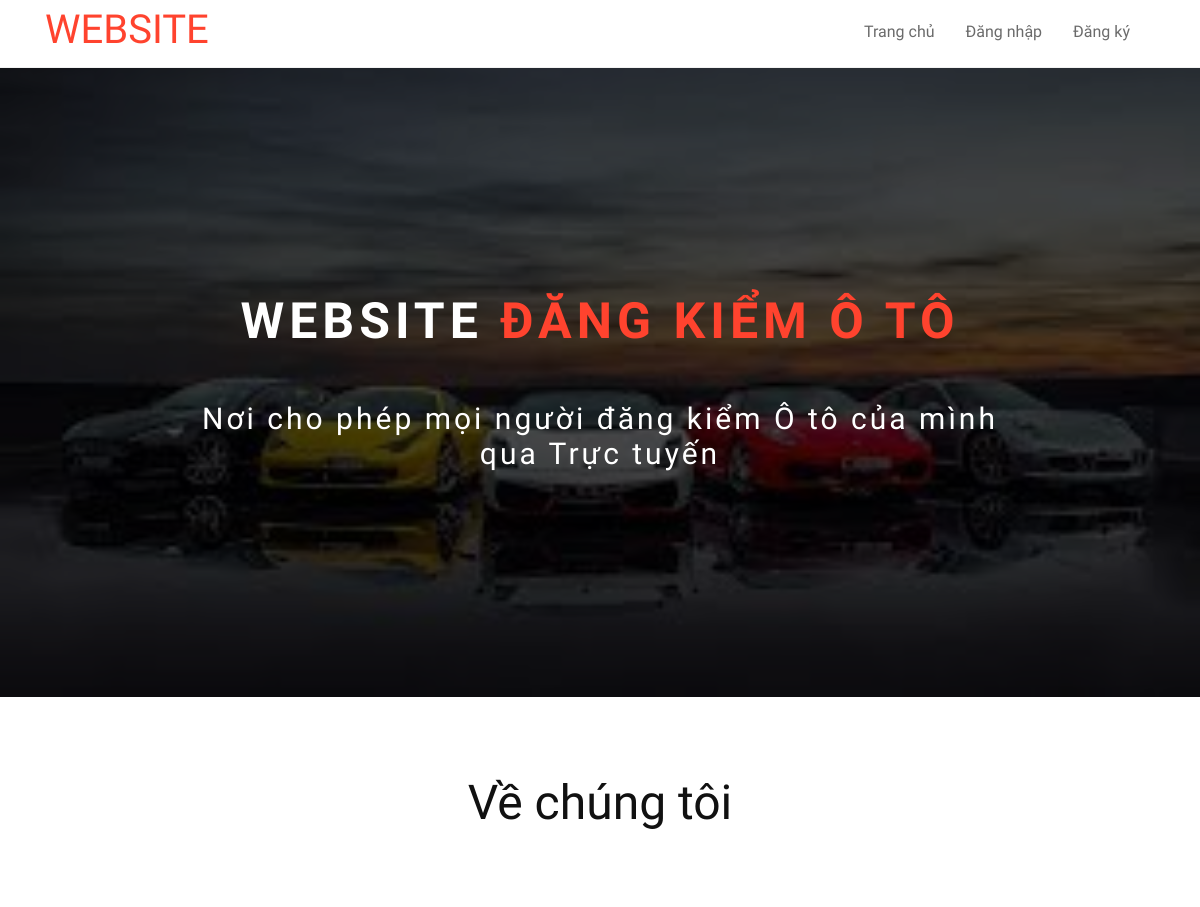
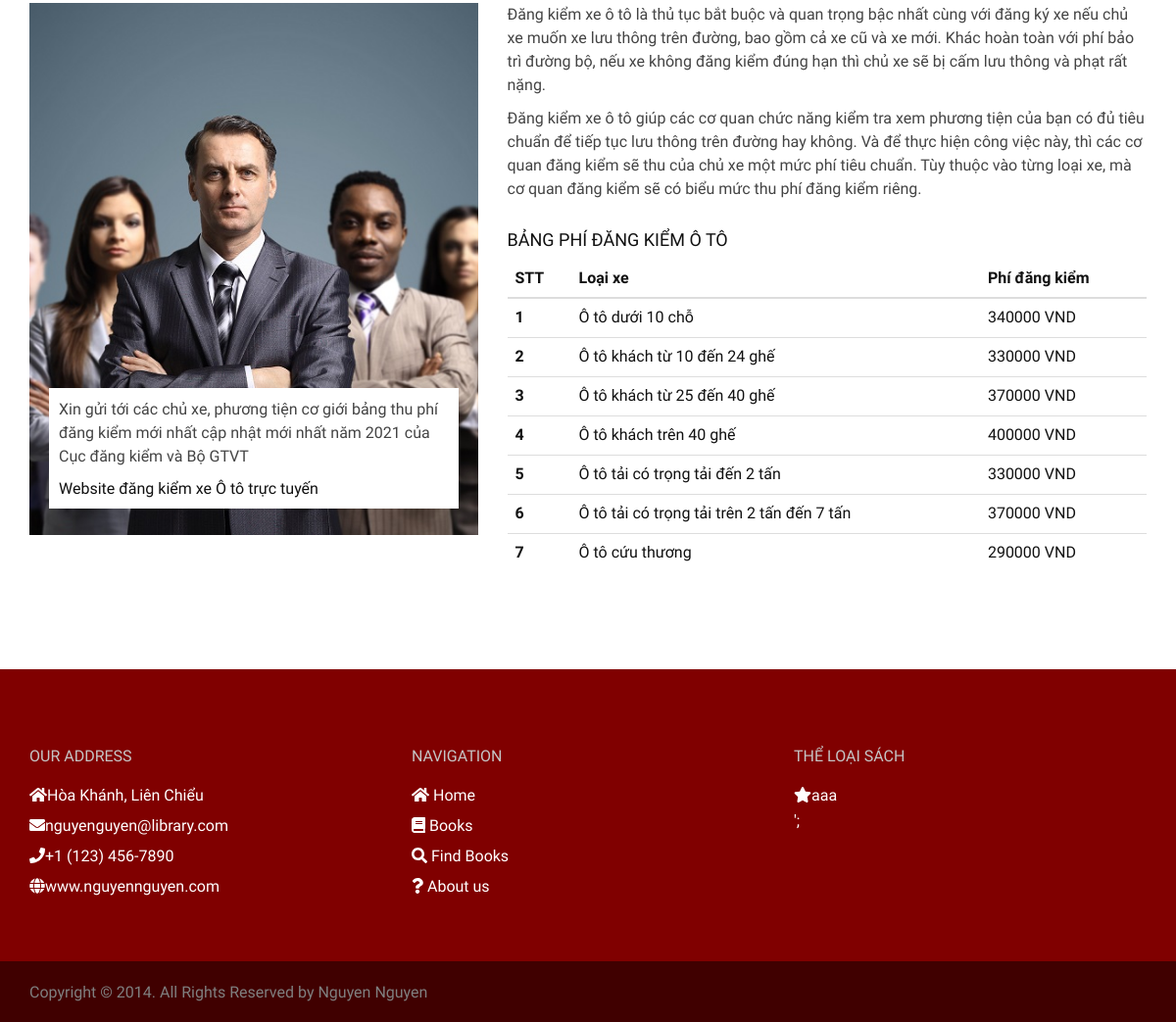
The page / on the database its author committed (2 pictures, top to bottom).
### tables this page shows
CREATE TABLE `loaixe` (
  `id` int(11) NOT NULL,
  `tenloaixe` varchar(250) NOT NULL,
  `giadangkiem` int(11) NOT NULL
);

### index.php (the view, shortened to what this page needs)
<!DOCTYPE html>
<html lang="en">
<head>
   <?php include('inc/head.php')?>
</head>
<body>
    <header class="clearfix">
    <?php include('inc/header.php')?>
    </header>
    <div class="banner">
        <div class="overlay">
            <div class="container">
                <div class="intro-text">
                    <h1>Website <span>Đăng Kiểm Ô Tô</span></h1>
                    <p>Nơi cho phép mọi người đăng kiểm Ô tô của mình<br> qua Trực tuyến</p>
                </div>
            </div>
        </div>
    </div>
    <section id="about-section" class="about-section">
      <div class="container">
          <div class="row">
              <div class="col-md-12">
                  <div class="section-title text-center wow fadeInDown" data-wow-duration="2s" data-wow-delay="50ms">
                      <h2>Về chúng tôi</h2>
                  </div>
              </div>
          </div>
          <div class="row">
             <div class="col-md-5">
                 <div class="about-img">
                     <img src="asset/images/corporate1.jpg" class="img-responsive" alt="About images">
                     <div class="head-text">
                         <p>Xin gửi tới các chủ xe, phương tiện cơ giới bảng thu phí đăng kiểm mới nhất cập nhật mới nhất năm 2021 của Cục đăng kiểm và Bộ GTVT</p>
                         <span>Website đăng kiểm xe Ô tô trực tuyến</span>
                     </div>
                 </div>
             </div>
             <div class="col-md-7">
                 <div class="about-text">
                     <p>Đăng kiểm xe ô tô là thủ tục bắt buộc và quan trọng bậc nhất cùng với đăng ký xe nếu chủ xe muốn xe lưu thông trên đường, bao gồm cả xe cũ và xe mới. Khác hoàn toàn với phí bảo trì đường bộ, nếu xe không đăng kiểm đúng hạn thì chủ xe sẽ bị cấm lưu thông và phạt rất nặng.</p>
                     <p>Đăng kiểm xe ô tô giúp các cơ quan chức năng kiểm tra xem phương tiện của bạn có đủ tiêu chuẩn để tiếp tục lưu thông trên đường hay không. Và để thực hiện công việc này, thì các cơ quan đăng kiểm sẽ thu của chủ xe một mức phí tiêu chuẩn. Tùy thuộc vào từng loại xe, mà cơ quan đăng kiểm sẽ có biểu mức thu phí đăng kiểm riêng.</p>
                 </div>
                 <div class="about-list">
                     <h4>Bảng phí đăng kiểm ô tô</h4>
                     <table class="table">
                        <thead>
                            <tr>
                            <th scope="col">STT</th>
                            <th scope="col">Loại xe</th>
                            <th scope="col">Phí đăng kiểm</th>
                            </tr>
                        </thead>
                        <tbody>
                        <?php
                         $query = "SELECT * FROM loaixe";
                         $result = mysqli_query($connect, $query);
                         $stt = 1;
                         while ($arUser = mysqli_fetch_array($result, MYSQLI_ASSOC)) {
                        ?>
                            <tr>
                            <th scope="row"><?php echo $stt ?></th>
                            <td><?php echo $arUser["tenloaixe"] ?></td>
                            <td><?php echo $arUser["giadangkiem"] ?> VND</td>
                            </tr>
                            <?php $stt++;} ?>
                        </tbody>
                        </table>
                 </div>
             </div>
          </div>
      </div>
  </section>
  <?php include('inc/footer.php')?>
</body>
</html>

### asset/css/lightbox.css (style rules this page uses)
body:after { content: url(../images/close.png) url(../images/loading.gif) url(../images/prev.png) url(../images/next.png); display: none; }

### asset/css/style.css (style rules this page uses)
body { font-family: 'PT Sans Narrow', Arial, sans-serif; font-size: 16px; color: #111; line-height: 21px; -webkit-font-smoothing: antialiased !important; -moz-osx-font-smoothing: grayscale !important; text-rendering: optimizeLegibility !important; font-smoothing: antialiased !important; vertical-align: baseline; }
p { font-size: 16px; font-weight: 400; color: #444; line-height: 1.5em; }
img { width: 100%; }
h1, h2, h3, h4, h5, h6 { font-family: 'Oswald', Arial, sans-serif; font-weight: 400; text-transform: uppercase; margin-top: 0; margin-bottom: 0; }
.section-title { margin-bottom: 80px; }
.section-title h2 { color: #111; font-size: 48px; font-family: 'PT Sans Narrow', Arial, sans-serif; text-transform: none; }
.banner { text-align: center; color: #fff; background: url(../images/images.jpg) no-repeat; background-attachment: scroll; background-position: center center; -webkit-background-size: cover; -moz-background-size: cover; -o-background-size: cover; background-size: cover; }
.banner .overlay { background: rgba(0, 0, 0, 0.7); width: 100%; height: 100%; }
.intro-text { position: relative; padding: 20% 0 15% 0; }
.banner .intro-text h1 { font-size: 50px; font-weight: 700; line-height: 50px; letter-spacing: 5px; margin-bottom: 55px; -webkit-animation: bounceIn; -moz-animation: rubberBand; -o-animation: bounceIn; animation: bounceIn; -webkit-animation-duration: 2s; -moz-animation-duration: 2s; -o-animation-duration: 2s; animation-duration: 2s; font-family: 'Oswald', sans-serif; }
.banner .intro-text h1 span { color: #ff432e; }
.banner .intro-text p { color: #fff; font-size: 30px; font-weight: 300; line-height: 35px; letter-spacing: 3px; margin-bottom: 55px; -webkit-animation: bounceInLeft; -moz-animation: fadeInLeft; -o-animation: fadeInLeft; animation: bounceLeft; -webkit-animation-duration: 2s; -moz-animation-duration: 2s; -o-animation-duration: 2s; animation-duration: 2s; }
#about-section { padding-top: 80px; padding-bottom: 80px; //background: url(../images/parallax/bg-01.jpg) no-repeat; background-size: cover; background-position: center; }
.about-img { position: relative; }
.about-img .head-text { position: absolute; left: 0; bottom: 5%; background: #fff; padding: 10px; margin-left: 20px; margin-right: 20px; }
.about-list h4 { margin-top: 30px; margin-bottom: 10px; }

### rows shown on the page
loaixe: tenloaixe "Ô tô dưới 10 chỗ", giadangkiem "340000"
loaixe: tenloaixe "Ô tô khách từ 10 đến 24 ghế", giadangkiem "330000"
loaixe: tenloaixe "Ô tô khách từ 25 đến 40 ghế", giadangkiem "370000"
loaixe: tenloaixe "Ô tô khách trên 40 ghế", giadangkiem "400000"
loaixe: tenloaixe "Ô tô tải có trọng tải đến 2 tấn", giadangkiem "330000"
loaixe: tenloaixe "Ô tô tải có trọng tải trên 2 tấn đến 7 tấn", giadangkiem "370000"
loaixe: tenloaixe "Ô tô cứu thương", giadangkiem "290000"
